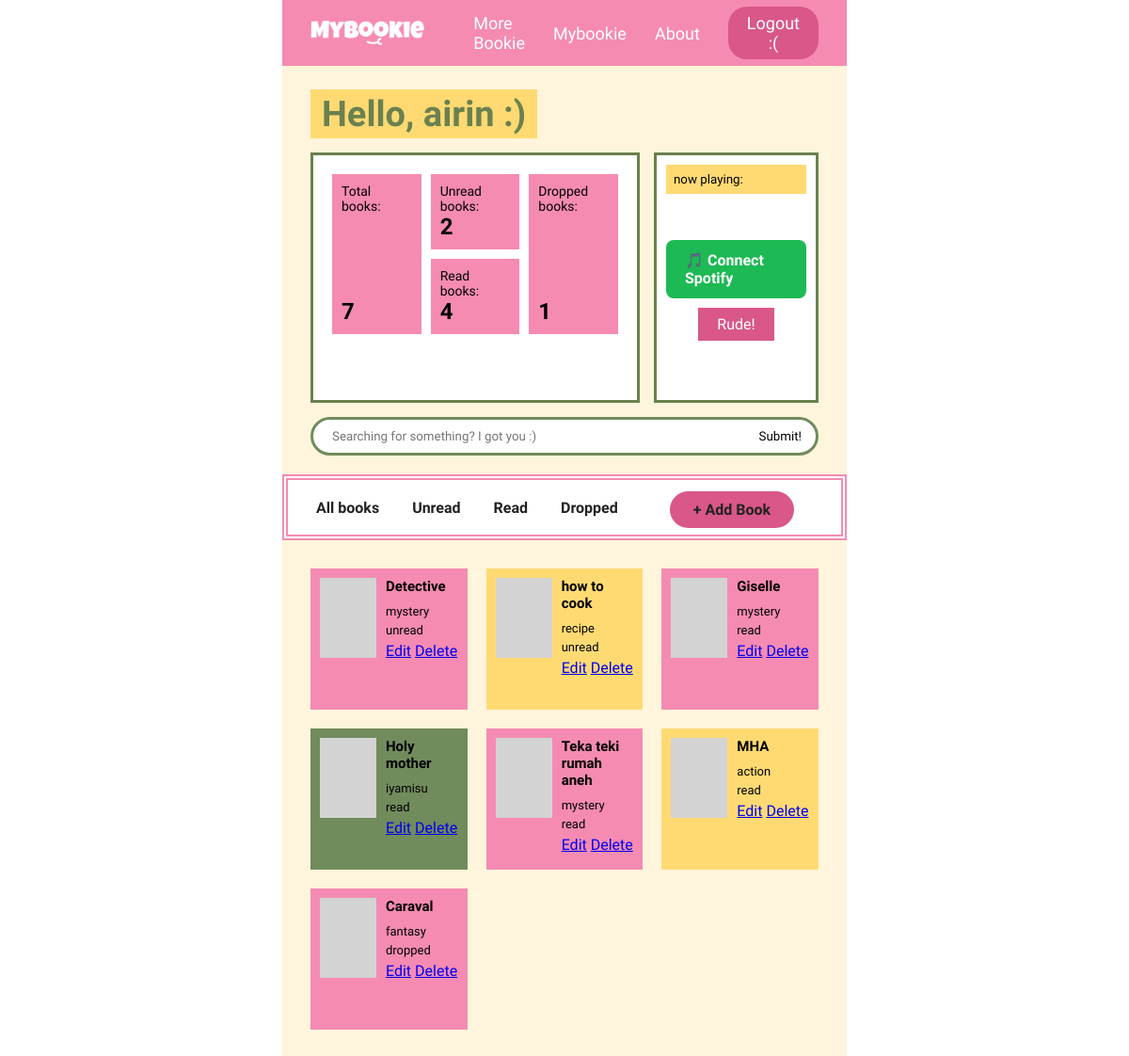
The app's page /books/ (signed in) with its own data.
### books/models.py (models this page shows)
class Books(models.Model):
    CATEGORY_CHOICES = [
        ('unread', 'unread'),
        ('read', 'read'),
        ('dropped', 'dropped')
    ]
    user = models.ForeignKey(
        User,
        on_delete=models.CASCADE
    )
    book_title = models.CharField(max_length=100)
    book_genre = models.CharField(max_length=100)
    book_category = models.CharField(
        max_length=20,
        choices=CATEGORY_CHOICES,
        default='unread'
    )

### books/views.py (the view)
# urls.py: path('', views.index, name='index'),
@login_required
def index(request):
    category = request.GET.get('category')
    books = Books.objects.filter(
        user=request.user
    )
    total_books = books.count()
    unread_books = books.filter(book_category='unread').count()
    read_books = books.filter(book_category='read').count()
    dropped_books = books.filter(book_category='dropped').count()
    if category:
        books = books.filter(
            book_category=category
        )
    return render(request, 'books/index.html', {
        'books': books,
        'total_books' : total_books,
        'unread_books' : unread_books,
        'read_books' : read_books,
        'dropped_books' : dropped_books
    })

### books/templates/books/index.html (shortened to what this page needs)
{% load static %}
<!DOCTYPE html>
<html lang="en">
<head>
    <link rel="stylesheet" href="{% static 'books/style.css'%}">
</head>
<body>
    <nav>
        <div id="grid-item">
            <img id="logo" src="{% static 'books/assets/images/bookie_logo.png' %}" alt="MyBookie Logo">
        </div>
        <div class="navbar-inline">
            <ul class="nav">
                <li><a href="">More Bookie</a></li>
                <li><a href="">Mybookie</a></li>
                <li><a href="">About</a></li>
                <li id="nav-btn"><form action="{% url 'logout'%}" method="post">
                    <button type="submit">
                        Logout :(
                    </button>
                </form></li>
            </ul>
        </div>
    </nav>
    <main class="container">
         <h2 class="halo">
            Hello, {{user.username}} :)
         </h2>
        <section class="dashboard">
        <div class="statistic">
            <div class="big-card">
                <p>Total books:</p>
                <strong>
                    {{ total_books }}
                </strong>
            </div>
            <div class="card">
                <div class="small-card">
                    <p>Unread books:</p>
                    <strong>
                        {{ unread_books }}
                    </strong>
                </div>
                <div class="small-card">
                    <p>Read books:</p>
                    <strong>
                        {{ read_books }}
                    </strong>
                </div>
            </div>
            <div class="big-card">
                <p>Dropped books:</p>
                <strong>
                    {{ dropped_books }}
                </strong>
            </div>
        </div>
        <div class="now-playing">
            <small>
                now playing:
            </small>
            <div class="music-content">
                <a href="{% url 'spotify_login' %}" class="spotify-button">
                    🎵 Connect Spotify
                </a>
                <p>
                    Rude!
                </p>
            </div>
        </div>
    </section>
        <form method="GET" class="search-form">
            <input type="text" name="search" placeholder="Searching for something? I got you :)">
            <button type="submit">Submit!</button>
        </form>
        <nav class="category-nav">
            <a href="{% url 'index' %}">All books</a>
            <a href="?category=unread">Unread</a>
            <a href="?category=read">Read</a>
            <a href="?category=dropped">Dropped</a>
            <a href="{% url 'book_create' %}" class="add-book">
                + Add Book
            </a>
        </nav>
        <section class="book-section">
            {% for book in books %}
            <article class="book-card">
                 <div class="book-cover">
                 </div>
                 <div class="book-info">
                    <h3>{{book.book_title}}</h3>
                    <p>{{book.book_genre}}</p>
                    <p>{{book.book_category}}</p>
                    <div class="book-action">
                        <a href="{% url 'book_update' book.id %}">Edit</a>
                        <a href="{% url 'book_delete' book.id %}">Delete</a>
                    </div>
                 </div>
            </article>
            {% empty %}
            <p class="empty-message">
                You haven't added any books yet!
            </p>
            {% endfor %}
        </section>
    </main>
</body>
</html>

### books/static/books/style.css (style rules this page uses)
* { margin: 0; padding: 0; box-sizing: border-box; font-family: "Comic Relief", sans-serif; }
body { font-family: "Comic Relief", sans-serif; margin: 0px 300px; }
h1, h2, h3 { font-family: "Comic Relief", sans-serif; }
nav { width: 100%; height: 70px; background: #f58bb2; display: flex; align-items: center; justify-content: space-between; padding: 0 30px; }
#logo { width: 70%; height: auto; justify-items: center; display: block; }
.navbar-inline { display: flex; align-items: center; }
.nav { list-style: none; margin: 0; padding: 0; display: inline-flex; align-items: center; gap: 30px; }
.nav li { margin: 0; padding: 0; }
.nav li a { text-decoration: none; color: white; font-size: 18px; }
#nav-btn button { border: none; font-size: 18px; background: #d95789; color: white; padding: 7px 20px; border-radius: 20px; font-family: "Comic Relief", sans-serif; cursor: pointer; }
.container { min-height: 100vh; margin: auto; background: #fff5dc; padding-bottom: 60px; }
.halo { display: inline-block; margin: 25px 30px 15px; padding: 4px 12px; background: #ffda72; color: #6b8050; font-size: 38px; }
.dashboard { display: grid; grid-template-columns: 2fr 1fr; gap: 15px; padding: 0 30px; align-items: stretch; }
.statistic { display: grid; grid-template-columns: 1fr 1fr 1fr; padding: 20px; min-height: 130px; background-color: #fff; border: 3px solid #6b8050; gap: 10px; }
.big-card { display: flex; flex-direction: column; justify-content: space-between; padding: 10px; background-color: #f58bb2; min-width: 0; margin-bottom: 50px; }
.card { display: grid; grid-template-rows: 1fr 1fr; gap: 10px; min-width: 0; margin-bottom: 50px; }
.small-card { display: flex; flex-direction: column; justify-content: space-between; padding: 10px; background-color: #f58bb2; min-width: 0; }
.big-card p, .small-card p { margin: 0; font-size: 14px; }
.big-card strong, .small-card strong { font-size: 24px; }
.now-playing { min-height: 130px; padding: 10px; background-color: white; border: 3px solid #6b8050; }
.now-playing small { display: block; background-color: #ffda72; padding: 8px; }
.music-content { display: flex; flex-direction: column; align-items: center; justify-content: center; gap: 10px; height: calc(100% - 35px); }
.music-content p { margin: 0; padding: 8px 20px; background-color: #d95789; color: white; }
.spotify-button { display: inline-block; padding: 12px 20px; background-color: #1DB954; color: white; text-decoration: none; border-radius: 8px; font-weight: bold; }
.search-form { margin: 15px 30px; display: flex; border: 3px solid #718b5c; border-radius: 30px; overflow: hidden; background: white; }
.search-form input { flex: 1; border: none; outline: none; padding: 10px 20px; background: transparent; }
.search-form button { border: none; background: transparent; padding: 0 15px; cursor: pointer; }
.category-nav { margin-top: 20px; padding: 12px 30px; background: white; border: 6px double #f58bb2; display: flex; gap: 35px; }
.category-nav a { color: #222; text-decoration: none; font-weight: bold; }
.book-section { padding: 30px; display: grid; grid-template-columns: repeat(3, 1fr); gap: 20px; }
.book-card { min-height: 150px; padding: 10px; display: flex; gap: 10px; background: #f58bb2; }
.book-card:nth-child(2) { background: #ffda72; }
.book-card:nth-child(3) { background: #f58bb2; }
.book-card:nth-child(4) { background: #718b5c; }
.book-card:nth-child(5) { background: #f58bb2; }
.book-card:nth-child(6) { background: #ffda72; }
.book-cover { width: 60px; height: 85px; background: #d3d3d3; display: flex; align-items: center; justify-content: center; flex-shrink: 0; }
.book-info h3 { font-size: 15px; margin-bottom: 10px; }
.book-info p { font-size: 13px; margin-bottom: 5px; }
.add-book { display: block; width: fit-content; margin: auto; padding: 10px 25px; background: #d95789; color: white; text-decoration: none; border-radius: 20px; }

### records on screen
Books: book_title "Detective", book_genre "mystery", book_category "unread"
Books: book_title "how to cook", book_genre "recipe", book_category "unread"
Books: book_title "Giselle", book_genre "mystery", book_category "read"
Books: book_title "Holy mother", book_genre "iyamisu", book_category "read"
Books: book_title "Teka teki rumah aneh", book_genre "mystery", book_category "read"
Books: book_title "MHA", book_genre "action", book_category "read"
Books: book_title "Caraval", book_genre "fantasy", book_category "dropped"

### other values on screen
{{ user.username }} "airin"
{{ total_books }} "7"
{{ unread_books }} "2"
{{ read_books }} "4"
{{ dropped_books }} "1"
